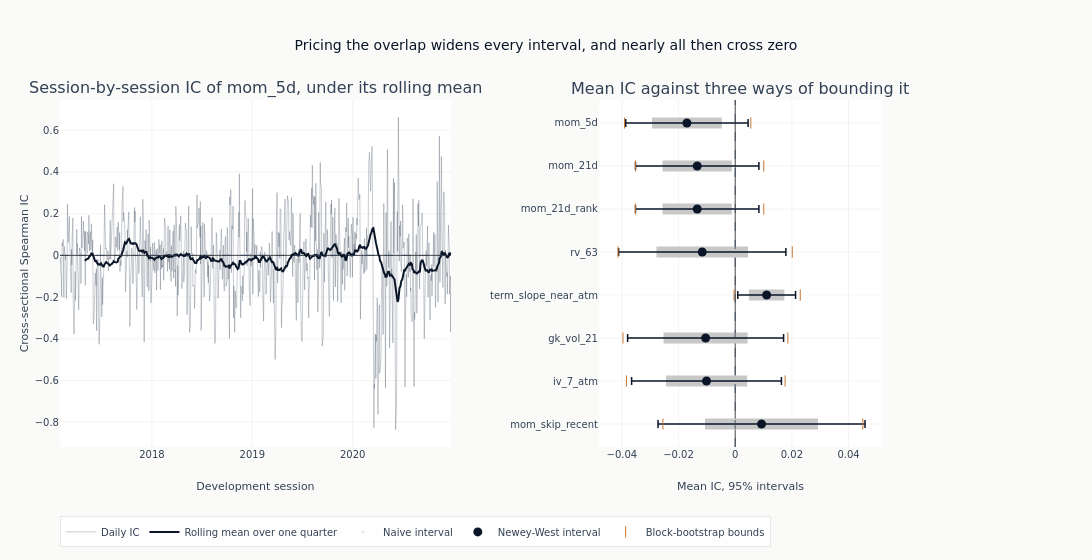

Here is the notebook cell this chart was saved with:
### Code cell
if leader:
    leader_series = (
        ic_timeseries[leader]
        .sort(DATE_COL)
        .with_columns(pl.col("ic").rolling_mean(IC_ROLLING_WINDOW).alias("rolling"))
    )
    interval_features = list(reversed(leaders))
    interval_means = [ic_uncertainty[name]["mean_ic"] for name in interval_features]
    fig = make_subplots(
        rows=1,
        cols=2,
        column_widths=[0.58, 0.42],
        subplot_titles=(
            f"Session-by-session IC of {leader}, under its rolling mean",
            "Mean IC against three ways of bounding it",
        ),
        horizontal_spacing=0.18,
    )
    _ = fig.add_trace(
        go.Scatter(
            x=leader_series[DATE_COL],
            y=leader_series["ic"],
            mode="lines",
            line={"color": COLORS["neutral"], "width": 0.6},
            opacity=0.45,
            name="Daily IC",
        ),
        row=1,
        col=1,
    )
    _ = fig.add_trace(
        go.Scatter(
            x=leader_series[DATE_COL],
            y=leader_series["rolling"],
            mode="lines",
            line={"color": COLORS["blue"], "width": 2},
            name="Rolling mean over one quarter",
        ),
        row=1,
        col=1,
    )
    _ = fig.add_hline(
        y=0, line={"color": COLORS["neutral"], "width": 0.8, "dash": "dash"}, row=1, col=1
    )
    _ = fig.add_trace(
        go.Scatter(
            x=interval_means,
            y=interval_features,
            mode="markers",
            marker={"color": COLORS["neutral"], "size": 1, "opacity": 0.0},
            error_x=interval_arms(interval_features, "ci_naive_lower", "ci_naive_upper")
            | {"color": GRAY_FILLS["tertiary"], "thickness": 11, "width": 0},
            name="Naive interval",
        ),
        row=1,
        col=2,
    )
    _ = fig.add_trace(
        go.Scatter(
            x=interval_means,
            y=interval_features,
            mode="markers",
            marker={"color": COLORS["blue"], "size": 9},
            error_x=interval_arms(interval_features, "ci_hac_lower", "ci_hac_upper")
            | {"color": COLORS["blue"], "thickness": 1.5},
            name="Newey-West interval",
        ),
        row=1,
        col=2,
    )
    _ = fig.add_trace(
        go.Scatter(
            x=[ic_uncertainty[name][bound] for name in interval_features for bound in BOOT_BOUNDS],
            y=[name for name in interval_features for _ in BOOT_BOUNDS],
            mode="markers",
            marker={"color": COLORS["copper"], "size": 8, "symbol": "line-ns-open"},
            name="Block-bootstrap bounds",
        ),
        row=1,
        col=2,
    )
    _ = fig.add_vline(
        x=0, line={"color": COLORS["neutral"], "width": 0.8, "dash": "dash"}, row=1, col=2
    )
    fig.update_layout(
        title="Pricing the overlap widens every interval, and nearly all then cross zero",
        height=560,
        width=1150,
        margin={"l": 60, "r": 210},
        legend={"orientation": "h", "y": -0.2},
    )
    fig.update_yaxes(title_text="Cross-sectional Spearman IC", row=1, col=1)
    fig.update_xaxes(title_text="Development session", row=1, col=1)
    fig.update_xaxes(title_text="Mean IC, 95% intervals", row=1, col=2)
    show_plotly_with_alt(
        fig,
        "Two panels. On the left, the session-by-session information coefficient of the strongest "
        "feature as a pale noisy series spanning roughly minus 0.8 to plus 0.65, with a darker "
        "rolling quarterly mean drawn through it that stays within about 0.1 of zero for most of "
        "the development window and dips to about minus 0.22 during the first half of 2020. On "
        "the right, eight features each drawn three ways: a short pale block for the naive "
        "interval, a longer thin whisker with a dot at the mean for the Newey-West interval, and "
        "a pair of tick marks for the block-bootstrap bounds. The Newey-West whisker is wider "
        "than the naive block for every one of the eight. Seven of the eight whiskers cross the "
        "rule at zero; the near-term term-structure slope is the one that does not, and its "
        "block-bootstrap ticks reach zero even though its whisker stops short of it.",
    )

### Figure 1 — Plotly figure (JSON) as saved in the notebook; plotly's stock layout.template omitted (floating-point values rounded to 4 significant figures; data arrays with more than 128 entries replaced by an {"elided": "..."} marker saying what was removed)
{"data": [{"line": {"color": "#334155", "width": 0.6}, "mode": "lines", "name": "Daily IC", "opacity": 0.45, "type": "scatter", "x": {"elided": "982 str values"}, "xaxis": "x", "y": {"elided": "982 float values"}, "yaxis": "y"}, {"line": {"color": "#0a1628", "width": 2}, "mode": "lines", "name": "Rolling mean over one quarter", "type": "scatter", "x": {"elided": "982 str values"}, "xaxis": "x", "y": {"elided": "982 float values"}, "yaxis": "y"}, {"error_x": {"array": [0.01992, 0.01434, 0.01483, 0.006263, 0.01619, 0.01223, 0.01223, 0.01231], "arrayminus": [0.01992, 0.01434, 0.01483, 0.006263, 0.01619, 0.01223, 0.01223, 0.01231], "color": "#c8c8c8", "symmetric": false, "thickness": 11, "type": "data", "width": 0}, "marker": {"color": "#334155", "opacity": 0.0, "size": 1}, "mode": "markers", "name": "Naive interval", "type": "scatter", "x": [0.009295, -0.01012, -0.01044, 0.0111, -0.01163, -0.0134, -0.0134, -0.01704], "xaxis": "x2", "y": ["mom_skip_recent", "iv_7_atm", "gk_vol_21", "term_slope_near_atm", "rv_63", "mom_21d_rank", "mom_21d", "mom_5d"], "yaxis": "y2"}, {"error_x": {"array": [0.03652, 0.02643, 0.02752, 0.01019, 0.02951, 0.02177, 0.02177, 0.0216], "arrayminus": [0.03652, 0.02643, 0.02752, 0.01019, 0.02951, 0.02177, 0.02177, 0.0216], "color": "#0a1628", "symmetric": false, "thickness": 1.5, "type": "data"}, "marker": {"color": "#0a1628", "size": 9}, "mode": "markers", "name": "Newey-West interval", "type": "scatter", "x": [0.009295, -0.01012, -0.01044, 0.0111, -0.01163, -0.0134, -0.0134, -0.01704], "xaxis": "x2", "y": ["mom_skip_recent", "iv_7_atm", "gk_vol_21", "term_slope_near_atm", "rv_63", "mom_21d_rank", "mom_21d", "mom_5d"], "yaxis": "y2"}, {"marker": {"color": "#C87533", "size": 8, "symbol": "line-ns-open"}, "mode": "markers", "name": "Block-bootstrap bounds", "type": "scatter", "x": [-0.02551, 0.04505, -0.0384, 0.01761, -0.0396, 0.01859, -0.0003985, 0.02296, -0.04133, 0.02014, -0.03521, 0.01009, -0.03521, 0.01009, -0.03904, 0.005518], "xaxis": "x2", "y": ["mom_skip_recent", "mom_skip_recent", "iv_7_atm", "iv_7_atm", "gk_vol_21", "gk_vol_21", "term_slope_near_atm", "term_slope_near_atm", "rv_63", "rv_63", "mom_21d_rank", "mom_21d_rank", "mom_21d", "mom_21d", "mom_5d", "mom_5d"], "yaxis": "y2"}], "layout": {"annotations": [{"font": {"size": 16}, "showarrow": false, "text": "Session-by-session IC of mom_5d, under its rolling mean", "x": 0.2378, "xanchor": "center", "xref": "paper", "y": 1.0, "yanchor": "bottom", "yref": "paper"}, {"font": {"size": 16}, "showarrow": false, "text": "Mean IC against three ways of bounding it", "x": 0.8278, "xanchor": "center", "xref": "paper", "y": 1.0, "yanchor": "bottom", "yref": "paper"}], "height": 560, "legend": {"orientation": "h", "y": -0.2}, "margin": {"l": 60, "r": 210}, "shapes": [{"line": {"color": "#334155", "dash": "dash", "width": 0.8}, "type": "line", "x0": 0, "x1": 1, "xref": "x domain", "y0": 0, "y1": 0, "yref": "y"}, {"line": {"color": "#334155", "dash": "dash", "width": 0.8}, "type": "line", "x0": 0, "x1": 0, "xref": "x2", "y0": 0, "y1": 1, "yref": "y2 domain"}], "title": {"text": "Pricing the overlap widens every interval, and nearly all then cross zero"}, "width": 1150, "xaxis": {"anchor": "y", "domain": [0.0, 0.4756], "title": {"text": "Development session"}}, "xaxis2": {"anchor": "y2", "domain": [0.6556, 1.0], "title": {"text": "Mean IC, 95% intervals"}}, "yaxis": {"anchor": "x", "domain": [0.0, 1.0], "title": {"text": "Cross-sectional Spearman IC"}}, "yaxis2": {"anchor": "x2", "domain": [0.0, 1.0]}}}
